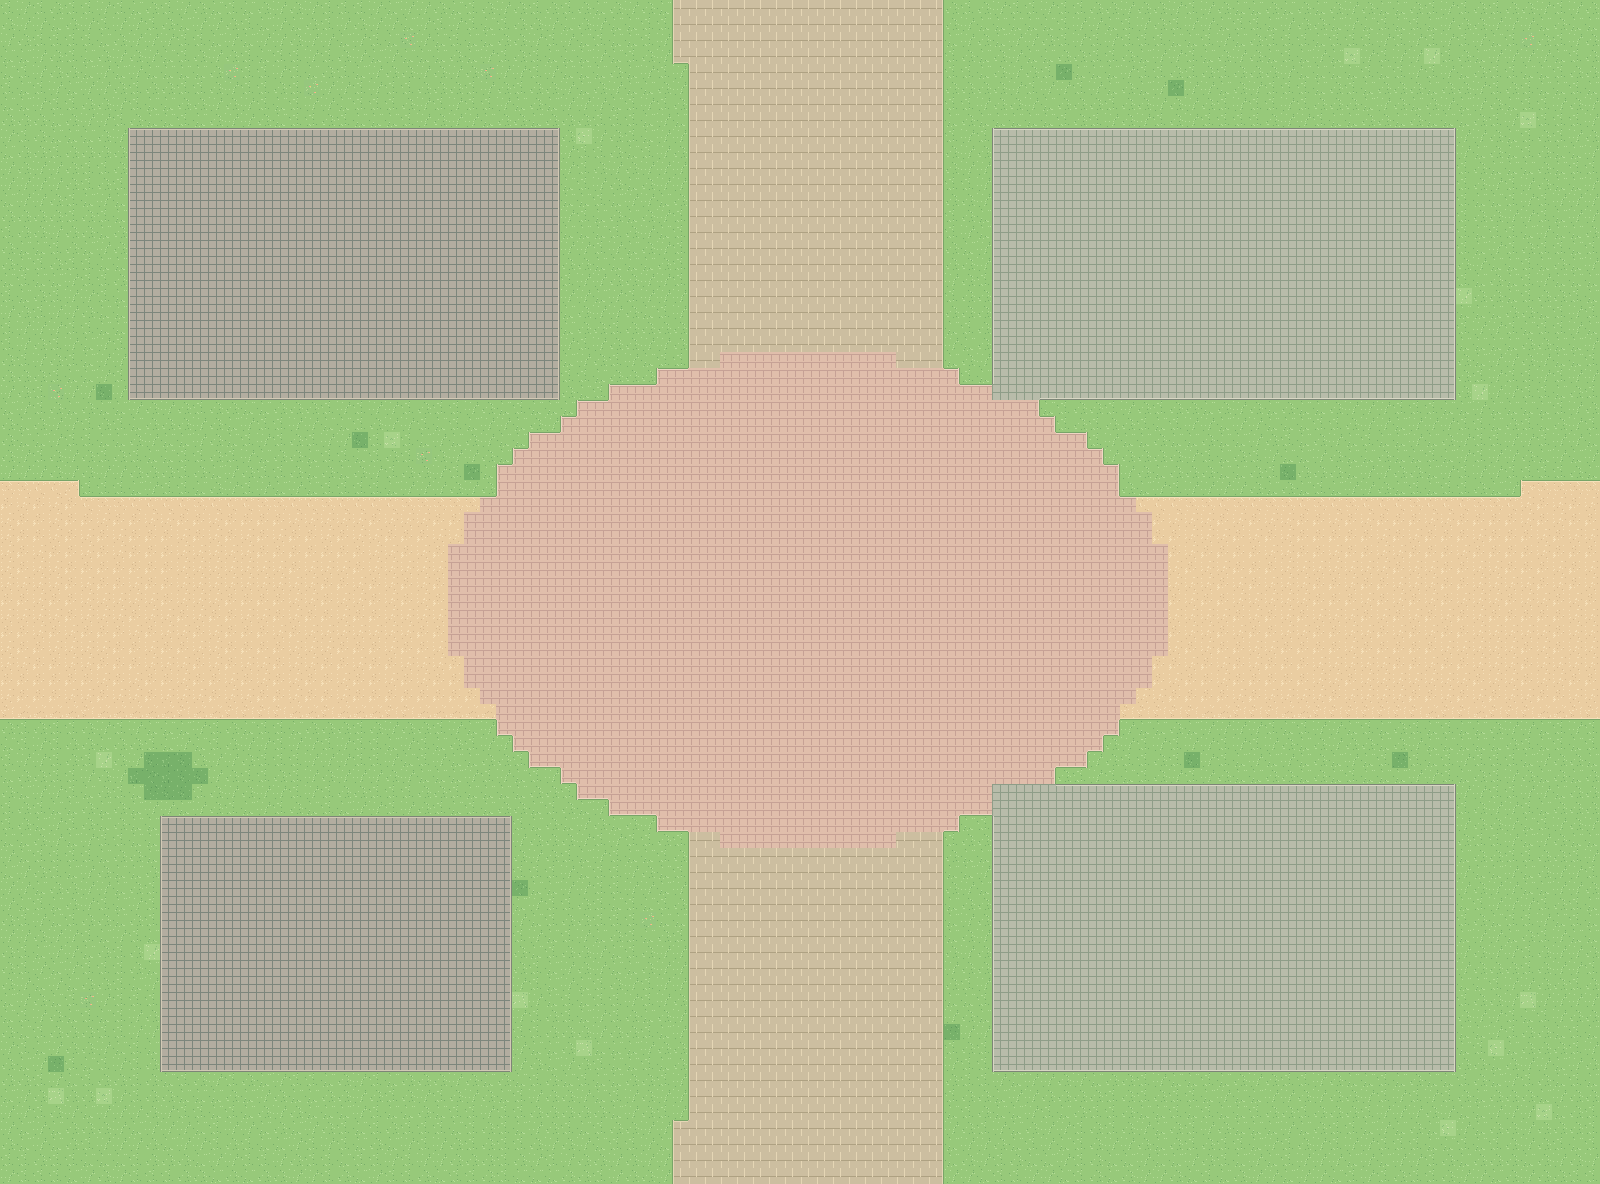

Rendered tile map (Tiled .tmx) drawn with the repository's tilesets; below, a short description and the map source with its tile grids summarised:
An orthogonal 100x74 tile map with 16x16 px tiles, 4 tile layers (Ground, Landscape, Roads, BuildingPads) and 15 objects (4x building_slot, 4x scene_portal, 4x building_label, landmark_area, spawn, ...).

<map version="1.10" tiledversion="1.11.2" orientation="orthogonal" renderorder="right-down" width="100" height="74" tilewidth="16" tileheight="16" infinite="0" nextlayerid="9" nextobjectid="800" backgroundcolor="#97C97A">
  <properties>
    <property name="scene_id" value="15" />
    <property name="scene_name" value="敬德楼与李园南区" />
    <property name="macro_area" value="D 学习生活区" />
    <property name="tile_scale" type="int" value="16" />
    <property name="player_sprite_width" type="int" value="48" />
    <property name="player_sprite_height" type="int" value="48" />
    <property name="world_origin_x_px" type="int" value="4800" />
    <property name="world_origin_y_px" type="int" value="-1184" />
    <property name="ground_only" type="bool" value="true" />
    <property name="building_art_separate" type="bool" value="true" />
  </properties>
  <tileset firstgid="1" name="swu_terrain_16" tilewidth="16" tileheight="16" tilecount="412" columns="16">
    <image source="../assets/ground_tiles_16.png" width="256" height="416" />
  </tileset>
  <layer id="1" name="Ground" width="100" height="74">
    <data>[7400 cells, 7400 non-empty, 4 distinct tile ids]</data>
  </layer>
  <layer id="2" name="Landscape" width="100" height="74">
    <data>[7400 cells, 48 non-empty, 12 distinct tile ids]</data>
  </layer>
  <layer id="3" name="Roads" width="100" height="74">
    <data>[7400 cells, 2602 non-empty, 33 distinct tile ids]</data>
  </layer>
  <layer id="4" name="BuildingPads" width="100" height="74">
    <data>[7400 cells, 1826 non-empty, 30 distinct tile ids]</data>
  </layer>
  <objectgroup id="5" name="BuildingSlots" visible="0" color="#D9B768">
    <object id="1" name="slot_15_01" type="building_slot" x="128" y="128" width="432" height="272">
      <properties>
        <property name="display_name" value="敬德楼（第八教学楼）" />
        <property name="confidence" value="verified_name" />
        <property name="note" value="建筑预留地，仅用于当前地图阶段，后续再放建筑与碰撞体" />
        <property name="future_collision" type="bool" value="true" />
        <property name="currently_walkable" type="bool" value="true" />
        <property name="macro_area" value="D 学习生活区" />
      </properties>
    </object>
    <object id="2" name="slot_15_02" type="building_slot" x="992" y="128" width="464" height="272">
      <properties>
        <property name="display_name" value="李园5–6舍" />
        <property name="confidence" value="verified_area_approx" />
        <property name="note" value="建筑预留地，仅用于当前地图阶段，后续再放建筑与碰撞体" />
        <property name="future_collision" type="bool" value="true" />
        <property name="currently_walkable" type="bool" value="true" />
        <property name="macro_area" value="D 学习生活区" />
      </properties>
    </object>
    <object id="3" name="slot_15_03" type="building_slot" x="992" y="784" width="464" height="288">
      <properties>
        <property name="display_name" value="李园7–8舍" />
        <property name="confidence" value="verified_area_approx" />
        <property name="note" value="建筑预留地，仅用于当前地图阶段，后续再放建筑与碰撞体" />
        <property name="future_collision" type="bool" value="true" />
        <property name="currently_walkable" type="bool" value="true" />
        <property name="macro_area" value="D 学习生活区" />
      </properties>
    </object>
    <object id="4" name="slot_15_04" type="building_slot" x="160" y="816" width="352" height="256">
      <properties>
        <property name="display_name" value="校庆纪念园预留" />
        <property name="confidence" value="user_layout_ref" />
        <property name="note" value="建筑预留地，仅用于当前地图阶段，后续再放建筑与碰撞体" />
        <property name="future_collision" type="bool" value="true" />
        <property name="currently_walkable" type="bool" value="true" />
        <property name="macro_area" value="D 学习生活区" />
      </properties>
    </object>
  </objectgroup>
  <objectgroup id="6" name="LandmarkAreas" visible="0" color="#3B9C88">
    <object id="5" name="area_15_01" type="landmark_area" x="576" y="496" width="416" height="368">
      <properties>
        <property name="display_name" value="李园南侧生活路口" />
        <property name="confidence" value="landmark_area_approx" />
      </properties>
    </object>
  </objectgroup>
  <objectgroup id="7" name="Portals" visible="0" color="#4CA3D9">
    <object id="6" name="exit_north" type="scene_portal" x="672" y="0" width="272" height="64">
      <properties>
        <property name="direction" value="north" />
        <property name="target_scene" value="09" />
        <property name="target_portal" value="exit_south" />
        <property name="spawn_x_px" type="int" value="800" />
        <property name="spawn_y_px" type="int" value="1056" />
        <property name="trigger" value="cross_map_edge" />
        <property name="enabled" type="bool" value="true" />
      </properties>
    </object>
    <object id="7" name="exit_south" type="scene_portal" x="672" y="1120" width="272" height="64">
      <properties>
        <property name="direction" value="south" />
        <property name="target_scene" value="21" />
        <property name="target_portal" value="exit_north" />
        <property name="spawn_x_px" type="int" value="800" />
        <property name="spawn_y_px" type="int" value="112" />
        <property name="trigger" value="cross_map_edge" />
        <property name="enabled" type="bool" value="true" />
      </properties>
    </object>
    <object id="8" name="exit_west" type="scene_portal" x="0" y="480" width="80" height="240">
      <properties>
        <property name="direction" value="west" />
        <property name="target_scene" value="14" />
        <property name="target_portal" value="exit_east" />
        <property name="spawn_x_px" type="int" value="1424" />
        <property name="spawn_y_px" type="int" value="592" />
        <property name="trigger" value="cross_map_edge" />
        <property name="enabled" type="bool" value="true" />
      </properties>
    </object>
    <object id="9" name="exit_east" type="scene_portal" x="1520" y="480" width="80" height="240">
      <properties>
        <property name="direction" value="east" />
        <property name="target_scene" value="16" />
        <property name="target_portal" value="exit_west" />
        <property name="spawn_x_px" type="int" value="160" />
        <property name="spawn_y_px" type="int" value="592" />
        <property name="trigger" value="cross_map_edge" />
        <property name="enabled" type="bool" value="true" />
      </properties>
    </object>
  </objectgroup>
  <objectgroup id="8" name="Spawn" visible="0" color="#74B877">
    <object id="10" name="player_start" type="spawn" x="800" y="592" width="0" height="0">
      <properties>
        <property name="feet_position" type="bool" value="true" />
        <property name="sprite_width" type="int" value="48" />
        <property name="sprite_height" type="int" value="48" />
      </properties>
    </object>
  </objectgroup>
  <objectgroup id="9" name="地标中文标注_编辑用" visible="1" color="#284F48">
    <object id="11" name="敬德楼（第八教学楼）" type="building_label" x="174.0" y="242.0" width="340" height="44">
      <text fontfamily="Noto Sans CJK SC" pixelsize="21" color="#284D42" halign="center" valign="center" wrap="1">敬德楼（第八教学楼）</text>
    </object>
    <object id="12" name="李园5–6舍" type="building_label" x="1054.0" y="242.0" width="340" height="44">
      <text fontfamily="Noto Sans CJK SC" pixelsize="21" color="#284D42" halign="center" valign="center" wrap="1">李园5–6舍</text>
    </object>
    <object id="13" name="李园7–8舍" type="building_label" x="1054.0" y="906.0" width="340" height="44">
      <text fontfamily="Noto Sans CJK SC" pixelsize="21" color="#284D42" halign="center" valign="center" wrap="1">李园7–8舍</text>
    </object>
    </objectgroup>
</map>
<!-- 2 of 15 objects omitted -->
